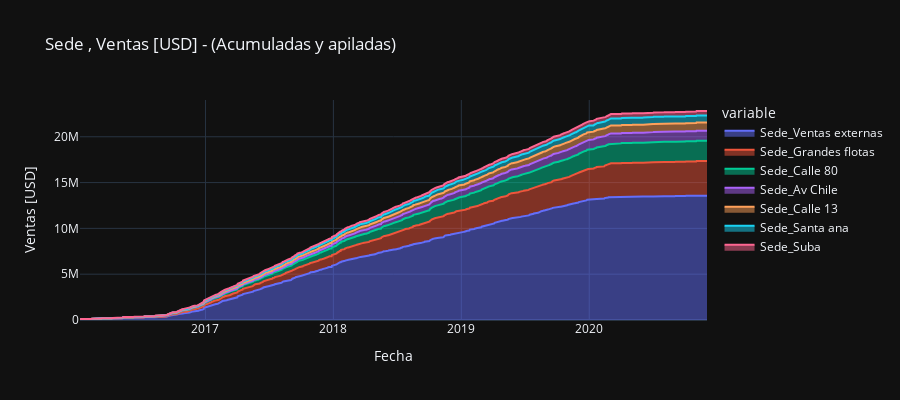
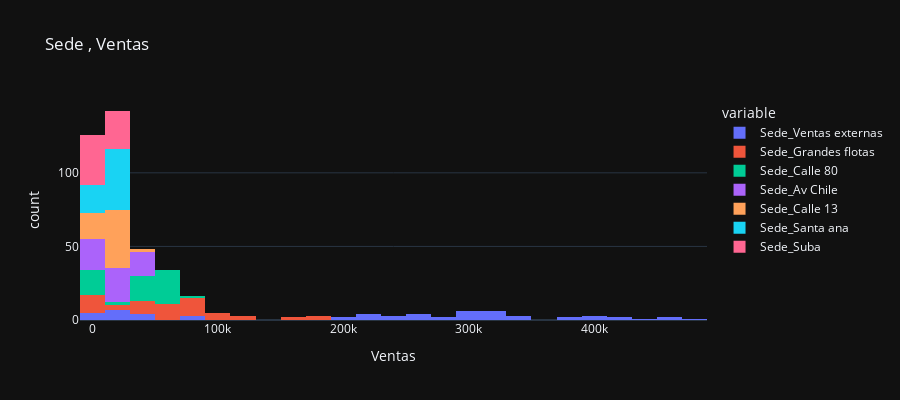

The notebook cell these images were saved under, in order:
### Markdown cell above
##  SEDE

### Code cell
# TODO: si la Figure no está entonces te fuerza a elejir una

figure = "Sede"
for plot in plots:
    enumerar_figuras(plot.set_figure(figure=figure).show)

### Figure 1 — Plotly figure (JSON) as saved in the notebook; plotly's stock layout.template omitted (floating-point values rounded to 4 significant figures; data arrays with more than 128 entries replaced by an {"elided": "..."} marker saying what was removed)
{"data": [{"fillpattern": {"shape": ""}, "hovertemplate": "variable=Sede_Ventas externas<br>Fecha=%{x}<br>Ventas [USD]=%{y}<extra></extra>", "legendgroup": "Sede_Ventas externas", "line": {"color": "#636efa"}, "marker": {"symbol": "circle"}, "mode": "lines", "name": "Sede_Ventas externas", "orientation": "v", "showlegend": true, "stackgroup": "1", "type": "scatter", "x": {"elided": "1066 str values"}, "xaxis": "x", "y": {"elided": "1066 float values"}, "yaxis": "y"}, {"fillpattern": {"shape": ""}, "hovertemplate": "variable=Sede_Grandes flotas<br>Fecha=%{x}<br>Ventas [USD]=%{y}<extra></extra>", "legendgroup": "Sede_Grandes flotas", "line": {"color": "#EF553B"}, "marker": {"symbol": "circle"}, "mode": "lines", "name": "Sede_Grandes flotas", "orientation": "v", "showlegend": true, "stackgroup": "1", "type": "scatter", "x": {"elided": "1066 str values"}, "xaxis": "x", "y": {"elided": "1066 float values"}, "yaxis": "y"}, {"fillpattern": {"shape": ""}, "hovertemplate": "variable=Sede_Calle 80<br>Fecha=%{x}<br>Ventas [USD]=%{y}<extra></extra>", "legendgroup": "Sede_Calle 80", "line": {"color": "#00cc96"}, "marker": {"symbol": "circle"}, "mode": "lines", "name": "Sede_Calle 80", "orientation": "v", "showlegend": true, "stackgroup": "1", "type": "scatter", "x": {"elided": "1066 str values"}, "xaxis": "x", "y": {"elided": "1066 float values"}, "yaxis": "y"}, {"fillpattern": {"shape": ""}, "hovertemplate": "variable=Sede_Av Chile<br>Fecha=%{x}<br>Ventas [USD]=%{y}<extra></extra>", "legendgroup": "Sede_Av Chile", "line": {"color": "#ab63fa"}, "marker": {"symbol": "circle"}, "mode": "lines", "name": "Sede_Av Chile", "orientation": "v", "showlegend": true, "stackgroup": "1", "type": "scatter", "x": {"elided": "1066 str values"}, "xaxis": "x", "y": {"elided": "1066 float values"}, "yaxis": "y"}, {"fillpattern": {"shape": ""}, "hovertemplate": "variable=Sede_Calle 13<br>Fecha=%{x}<br>Ventas [USD]=%{y}<extra></extra>", "legendgroup": "Sede_Calle 13", "line": {"color": "#FFA15A"}, "marker": {"symbol": "circle"}, "mode": "lines", "name": "Sede_Calle 13", "orientation": "v", "showlegend": true, "stackgroup": "1", "type": "scatter", "x": {"elided": "1066 str values"}, "xaxis": "x", "y": {"elided": "1066 float values"}, "yaxis": "y"}, {"fillpattern": {"shape": ""}, "hovertemplate": "variable=Sede_Santa ana<br>Fecha=%{x}<br>Ventas [USD]=%{y}<extra></extra>", "legendgroup": "Sede_Santa ana", "line": {"color": "#19d3f3"}, "marker": {"symbol": "circle"}, "mode": "lines", "name": "Sede_Santa ana", "orientation": "v", "showlegend": true, "stackgroup": "1", "type": "scatter", "x": {"elided": "1066 str values"}, "xaxis": "x", "y": {"elided": "1066 float values"}, "yaxis": "y"}, {"fillpattern": {"shape": ""}, "hovertemplate": "variable=Sede_Suba<br>Fecha=%{x}<br>Ventas [USD]=%{y}<extra></extra>", "legendgroup": "Sede_Suba", "line": {"color": "#FF6692"}, "marker": {"symbol": "circle"}, "mode": "lines", "name": "Sede_Suba", "orientation": "v", "showlegend": true, "stackgroup": "1", "type": "scatter", "x": {"elided": "1066 str values"}, "xaxis": "x", "y": {"elided": "1066 float values"}, "yaxis": "y"}], "layout": {"height": 400, "legend": {"title": {"text": "variable"}, "tracegroupgap": 0}, "title": {"text": "Sede , Ventas [USD] - (Acumuladas y apiladas)"}, "width": 900, "xaxis": {"anchor": "y", "domain": [0, 1], "title": {"text": "Fecha"}}, "yaxis": {"anchor": "x", "domain": [0, 1], "title": {"text": "Ventas [USD]"}}}}

### Figure 2 — Plotly figure (JSON) as saved in the notebook; plotly's stock layout.template omitted (floating-point values rounded to 4 significant figures)
{"data": [{"alignmentgroup": "True", "bingroup": "x", "hovertemplate": "variable=Sede_Ventas externas<br>Ventas=%{x}<br>count=%{y}<extra></extra>", "legendgroup": "Sede_Ventas externas", "marker": {"color": "#636efa", "pattern": {"shape": ""}}, "name": "Sede_Ventas externas", "offsetgroup": "Sede_Ventas externas", "orientation": "v", "showlegend": true, "type": "histogram", "x": [83050.0, 33290.0, 38010.0, 11600.0, 70940.0, 13660.0, 45640.0, 29170.0, 200700.0, 213000.0, 216800.0, 403800.0, 375400.0, 415100.0, 294500.0, 481300.0, 324100.0, 426800.0, 322400.0, 346000.0, 466500.0, 395300.0, 285700.0, 436900.0, 469300.0, 233600.0, 286700.0, 248400.0, 338800.0, 226800.0, 303200.0, 292500.0, 262800.0, 382500.0, 331400.0, 268100.0, 305300.0, 306100.0, 242000.0, 397100.0, 310300.0, 204900.0, 312800.0, 316500.0, 324800.0, 257000.0, 269000.0, 304100.0, 83450.0, 222900.0, 24870.0, 865.8, 16350.0, 6417.0, 24300.0, 824.7, 19420.0, 30180.0, 8838.0, 2931.0], "xaxis": "x", "yaxis": "y"}, {"alignmentgroup": "True", "bingroup": "x", "hovertemplate": "variable=Sede_Grandes flotas<br>Ventas=%{x}<br>count=%{y}<extra></extra>", "legendgroup": "Sede_Grandes flotas", "marker": {"color": "#EF553B", "pattern": {"shape": ""}}, "name": "Sede_Grandes flotas", "offsetgroup": "Sede_Grandes flotas", "orientation": "v", "showlegend": true, "type": "histogram", "x": [3095.0, 6.218, 0, 509.8, 5891.0, 12.85, 9526.0, 11650.0, 78340.0, 65050.0, 39310.0, 78010.0, 93700.0, 71780.0, 59860.0, 83780.0, 70130.0, 47110.0, 82310.0, 107300.0, 76630.0, 66970.0, 51060.0, 68120.0, 96870.0, 179500.0, 38260.0, 72450.0, 124300.0, 129200.0, 81960.0, 112800.0, 60570.0, 176700.0, 56200.0, 65910.0, 47620.0, 50300.0, 84260.0, 66190.0, 101200.0, 65130.0, 46090.0, 41920.0, 89630.0, 72620.0, 151100.0, 170700.0, 158700.0, 108700.0, 26650.0, 35860.0, 5.008, 5.409, 45960.0, 17220.0, 0, 3060.0, 43130.0, 3550.0], "xaxis": "x", "yaxis": "y"}, {"alignmentgroup": "True", "bingroup": "x", "hovertemplate": "variable=Sede_Calle 80<br>Ventas=%{x}<br>count=%{y}<extra></extra>", "legendgroup": "Sede_Calle 80", "marker": {"color": "#00cc96", "pattern": {"shape": ""}}, "name": "Sede_Calle 80", "offsetgroup": "Sede_Calle 80", "orientation": "v", "showlegend": true, "type": "histogram", "x": [4146.0, 5508.0, 5868.0, 3727.0, 10430.0, 4306.0, 7094.0, 8588.0, 48850.0, 39490.0, 35010.0, 60340.0, 59070.0, 32610.0, 44510.0, 53890.0, 47640.0, 52520.0, 55530.0, 56270.0, 46580.0, 47420.0, 64630.0, 51460.0, 57040.0, 40200.0, 53990.0, 39340.0, 60650.0, 53810.0, 52730.0, 42220.0, 42760.0, 46310.0, 64510.0, 60320.0, 74620.0, 53620.0, 49840.0, 60970.0, 54150.0, 59510.0, 37550.0, 60520.0, 52880.0, 50090.0, 50460.0, 48610.0, 26420.0, 31520.0, 8032.0, 5402.0, 4877.0, 4039.0, 6491.0, 1286.0, 1185.0, 5054.0, 2248.0, 1751.0], "xaxis": "x", "yaxis": "y"}, {"alignmentgroup": "True", "bingroup": "x", "hovertemplate": "variable=Sede_Av Chile<br>Ventas=%{x}<br>count=%{y}<extra></extra>", "legendgroup": "Sede_Av Chile", "marker": {"color": "#ab63fa", "pattern": {"shape": ""}}, "name": "Sede_Av Chile", "offsetgroup": "Sede_Av Chile", "orientation": "v", "showlegend": true, "type": "histogram", "x": [1168.0, 352.1, 3162.0, 1490.0, 1452.0, 776.7, 2490.0, 825.9, 7664.0, 10870.0, 11580.0, 15490.0, 11920.0, 12340.0, 5327.0, 9641.0, 11180.0, 29800.0, 31510.0, 23710.0, 28190.0, 32070.0, 33820.0, 38880.0, 34680.0, 31840.0, 35610.0, 35170.0, 38790.0, 41240.0, 33520.0, 36530.0, 23060.0, 27470.0, 32100.0, 39420.0, 19650.0, 24390.0, 31670.0, 21880.0, 23770.0, 27790.0, 25890.0, 21160.0, 28390.0, 29380.0, 22320.0, 43530.0, 15330.0, 14870.0, 3876.0, 2498.0, 1541.0, 15.2, 2716.0, 1921.0, 133.2, 1184.0, 477.2, 676.2], "xaxis": "x", "yaxis": "y"}, {"alignmentgroup": "True", "bingroup": "x", "hovertemplate": "variable=Sede_Calle 13<br>Ventas=%{x}<br>count=%{y}<extra></extra>", "legendgroup": "Sede_Calle 13", "marker": {"color": "#FFA15A", "pattern": {"shape": ""}}, "name": "Sede_Calle 13", "offsetgroup": "Sede_Calle 13", "orientation": "v", "showlegend": true, "type": "histogram", "x": [3543.0, 2568.0, 3521.0, 2970.0, 5737.0, 1373.0, 2504.0, 1364.0, 12950.0, 17490.0, 12790.0, 17170.0, 16250.0, 15590.0, 18610.0, 14450.0, 15630.0, 16070.0, 17840.0, 23420.0, 13870.0, 20260.0, 18360.0, 22210.0, 29390.0, 21700.0, 18630.0, 15190.0, 15490.0, 32950.0, 22260.0, 16570.0, 29420.0, 20500.0, 20940.0, 31470.0, 17770.0, 20590.0, 28200.0, 19530.0, 21270.0, 22030.0, 25810.0, 28100.0, 26730.0, 16960.0, 19600.0, 23660.0, 8747.0, 10820.0, 10850.0, 3138.0, 1126.0, 755.7, 1198.0, 844.8, 1406.0, 2385.0, 707.5, 1401.0], "xaxis": "x", "yaxis": "y"}, {"alignmentgroup": "True", "bingroup": "x", "hovertemplate": "variable=Sede_Santa ana<br>Ventas=%{x}<br>count=%{y}<extra></extra>", "legendgroup": "Sede_Santa ana", "marker": {"color": "#19d3f3", "pattern": {"shape": ""}}, "name": "Sede_Santa ana", "offsetgroup": "Sede_Santa ana", "orientation": "v", "showlegend": true, "type": "histogram", "x": [2788.0, 2582.0, 3267.0, 1430.0, 2894.0, 687.5, 532.5, 7292.0, 10960.0, 14330.0, 14880.0, 24550.0, 22750.0, 15390.0, 18910.0, 21900.0, 14780.0, 19350.0, 12000.0, 19930.0, 13930.0, 15190.0, 23050.0, 22090.0, 24110.0, 12880.0, 17900.0, 18050.0, 21250.0, 25130.0, 16540.0, 14990.0, 18100.0, 23310.0, 22910.0, 21410.0, 10440.0, 17260.0, 18940.0, 10780.0, 17150.0, 16510.0, 12780.0, 15180.0, 15530.0, 17520.0, 16910.0, 24490.0, 16660.0, 9829.0, 4163.0, 3403.0, 1816.0, 545.7, 2034.0, 1190.0, 643.1, 552.7, 1501.0, 757.9], "xaxis": "x", "yaxis": "y"}, {"alignmentgroup": "True", "bingroup": "x", "hovertemplate": "variable=Sede_Suba<br>Ventas=%{x}<br>count=%{y}<extra></extra>", "legendgroup": "Sede_Suba", "marker": {"color": "#FF6692", "pattern": {"shape": ""}}, "name": "Sede_Suba", "offsetgroup": "Sede_Suba", "orientation": "v", "showlegend": true, "type": "histogram", "x": [1629.0, 1562.0, 1881.0, 2394.0, 1901.0, 1964.0, 1077.0, 3516.0, 8342.0, 13160.0, 10420.0, 13990.0, 7073.0, 10830.0, 11860.0, 13150.0, 11510.0, 17050.0, 9596.0, 7811.0, 10130.0, 11260.0, 16970.0, 16880.0, 11650.0, 8256.0, 11140.0, 12490.0, 12320.0, 14920.0, 12170.0, 9845.0, 13110.0, 11470.0, 12440.0, 13560.0, 7371.0, 6856.0, 9262.0, 8812.0, 10390.0, 11520.0, 7082.0, 10040.0, 9102.0, 7987.0, 9333.0, 14870.0, 4588.0, 5627.0, 1219.0, 893.1, 23.05, 142.7, 2602.0, 1014.0, 314.7, 1161.0, 164.6, 216.5], "xaxis": "x", "yaxis": "y"}], "layout": {"barmode": "relative", "height": 400, "legend": {"title": {"text": "variable"}, "tracegroupgap": 0}, "title": {"text": "Sede , Ventas"}, "width": 900, "xaxis": {"anchor": "y", "domain": [0, 1], "title": {"text": "Ventas"}}, "yaxis": {"anchor": "x", "domain": [0, 1], "title": {"text": "count"}}}}
